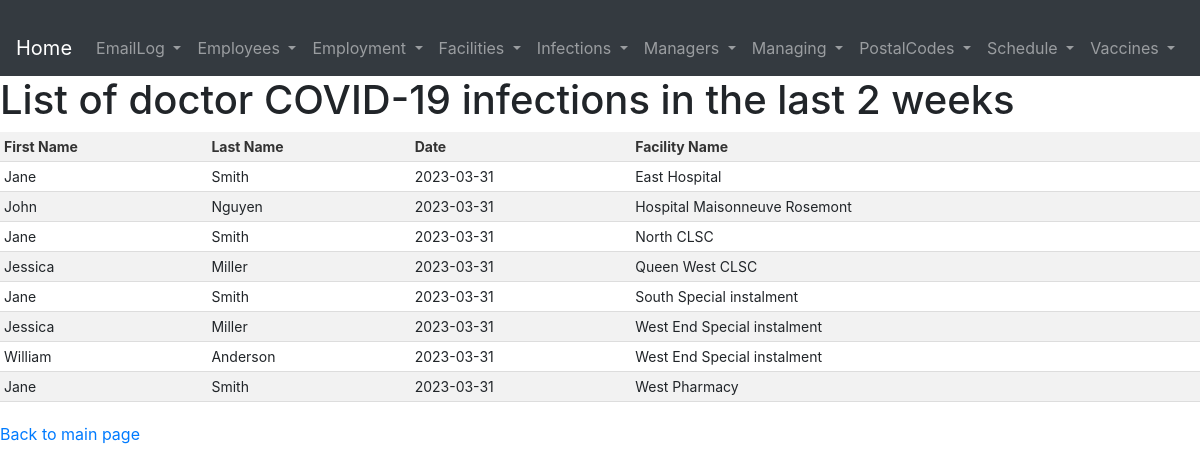
The page /pages/queries/q9.php on the database its author committed.
### tables this page shows
CREATE TABLE Facilities (
  FacilityID INT PRIMARY KEY,
  Name VARCHAR(255),
  Type VARCHAR(255),
  Capacity INT,
  WebAddress VARCHAR(255),
  PhoneNumber VARCHAR(255),
  Address VARCHAR(255),
  PostalCode VARCHAR(255),
  FOREIGN KEY (PostalCode) REFERENCES PostalCodes(PostalCode),
  CHECK (Type in ('Hospital', 'CLSC', 'Clinic', 'Pharmacy', 'Special instalment'))
);

CREATE TABLE Employees (
  EmployeeID INT PRIMARY KEY,
  FName VARCHAR(255),
  LName VARCHAR(255),
  Role VARCHAR(255),
  DoBirth DATE,
  MedicareNumber VARCHAR(255) NOT NULL UNIQUE,
  Email VARCHAR(255),
  Citizenship VARCHAR(255),
  PhoneNumber VARCHAR(255),
  Address VARCHAR(255),
  PostalCode VARCHAR(255),
  FOREIGN KEY (PostalCode) REFERENCES PostalCodes(PostalCode),
  CHECK (Role IN ('Nurse', 'Doctor', 'Cashier', 'Pharmacist', 'Receptionist', 'Administrative personnel', 'Security personnel', 'Regular employee'))
);

CREATE TABLE Infections (
  EmployeeID INT,
  InfectionID INT NOT NULL,
  Type VARCHAR(255),
  Date DATE,
  PRIMARY KEY (EmployeeID, InfectionID),
  FOREIGN KEY (EmployeeID) REFERENCES Employees(EmployeeID)
);

### pages/queries/q9.php (the view, shortened to what this page needs)
<?php
    require_once '../../database.php';
    include '../header.php';
    $statement = $conn->prepare('SELECT e.FName, e.LName, i.Date, f.Name AS FacilityName
        FROM Facilities f, Employees e, Employment em, Infections i
        WHERE e.EmployeeID = i.EmployeeID AND
              e.EmployeeID = em.EmployeeID AND
              em.FacilityID = f.FacilityID AND
              em.EndDate IS NULL AND
              e.Role = "Doctor" AND
              i.Type = "COVID-19" AND
              DATEDIFF(CURDATE(), i.Date) <= 14
        ORDER BY FacilityName, e.FName');
    $statement->execute();
    mysqli_stmt_bind_result($statement, $row['FName'], $row['LName'], $row['Date'], $row['FacilityName']);
?>
<!DOCTYPE html>
<html lang="en">
<head>
    <link rel="stylesheet" href="../../pages/style.css">
</head>
<body>
    <h1>List of doctor COVID-19 infections in the last 2 weeks</h1>
    <table>
        <thead>
            <tr>
                <th>First Name</th>
                <th>Last Name</th>
                <th>Date</th>
                <th>Facility Name</th>
            </tr>
        </thead>
        <tbody>
            <?php while (mysqli_stmt_fetch($statement)) {?>
                <tr>
                    <td><?php echo $row['FName'] ?></td>
                    <td><?php echo $row['LName'] ?></td>
                    <td><?php echo $row['Date'] ?></td>
                    <td><?php echo $row['FacilityName'] ?></td>
                </tr>
            <?php }; ?>
        </tbody>
    </table>
    <a href="../../index.php">Back to main page</a>
</body>
</html>

### pages/style.css (style rules this page uses)
table { border-collapse: collapse; width: 100%; margin-top: 20px auto; }
th, td { padding: 4px; text-align: left; border-bottom: 1px solid #ddd; font-size: 14px; }
th { background-color: #f2f2f2; color: #333; font-weight: bold; }
tr:nth-child(even) { background-color: #f2f2f2; }
a { display: block; margin-top: 20px; }

### rows shown on the page
facilities: employees.FName "Jane", employees.LName "Smith", infections.Date "2023-03-31", Name "East Hospital"
facilities: employees.FName "John", employees.LName "Nguyen", infections.Date "2023-03-31", Name "Hospital Maisonneuve Rosemont"
facilities: employees.FName "Jane", employees.LName "Smith", infections.Date "2023-03-31", Name "North CLSC"
facilities: employees.FName "Jessica", employees.LName "Miller", infections.Date "2023-03-31", Name "Queen West CLSC"
facilities: employees.FName "Jane", employees.LName "Smith", infections.Date "2023-03-31", Name "South Special instalment"
facilities: employees.FName "Jessica", employees.LName "Miller", infections.Date "2023-03-31", Name "West End Special instalment", employees.FName "William", employees.LName "Anderson"
facilities: employees.FName "Jane", employees.LName "Smith", infections.Date "2023-03-31", Name "West Pharmacy"
